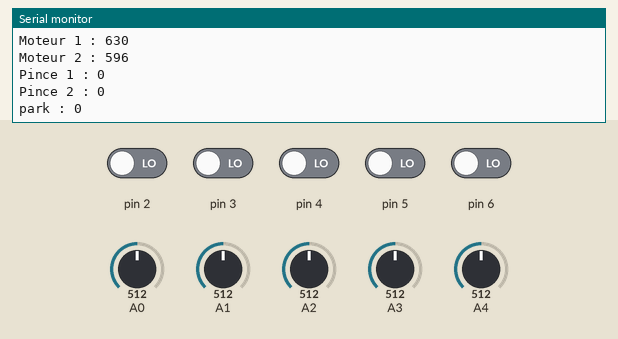
The sketch below on a simulated Arduino Uno, built with avr-gcc and run on an emulated ATmega328P. Shown: the last lines printed to the serial monitor. The inputs (shaded band) are chosen by the test bench; at power-on: pin 2–6 LOW, A3 = 512, A4 = 512, A0 = 512, A1 = 512, A2 = 512.

Above: at 1.2 s.
1.3 s: A3 set to 393
At 1.34 s:
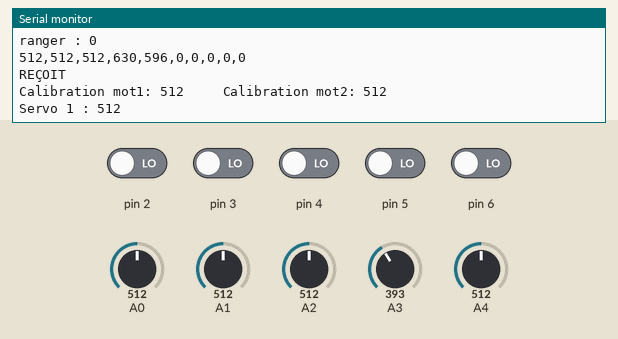
4.3 s: A3 set to 360
At 5.23 s:
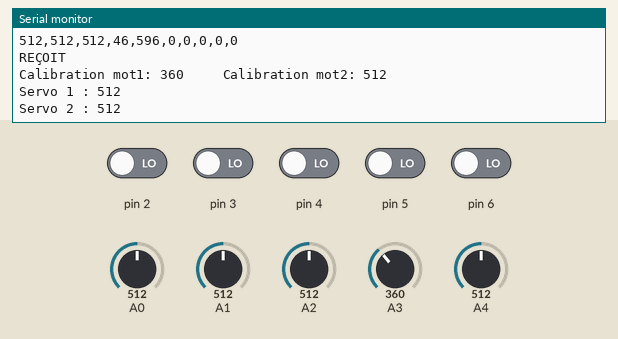
7.3 s: A4 set to 389
At 8.12 s:
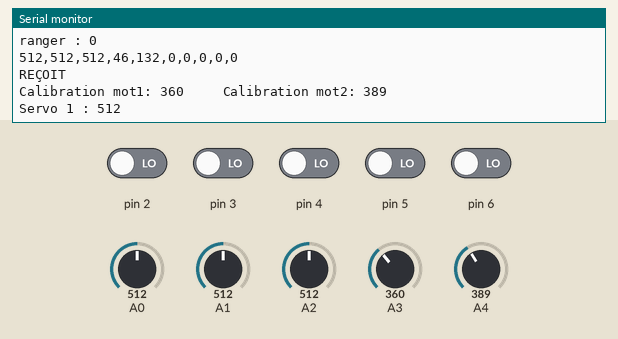
10.3 s: A4 set to 362
At 11.01 s:
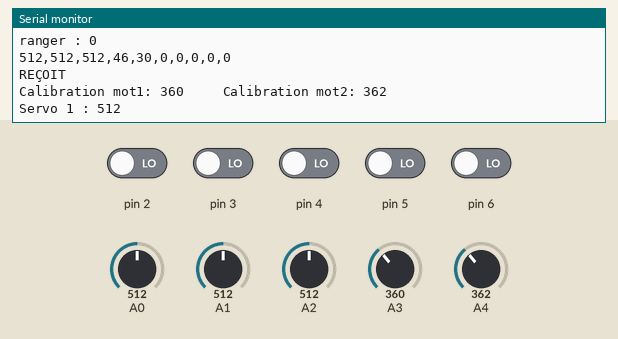
13.3 s: A0 set to 108
At 13.88 s:
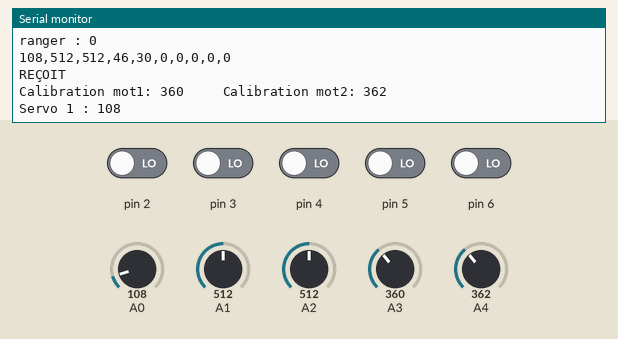
16.3 s: A0 set to 89
At 16.75 s:
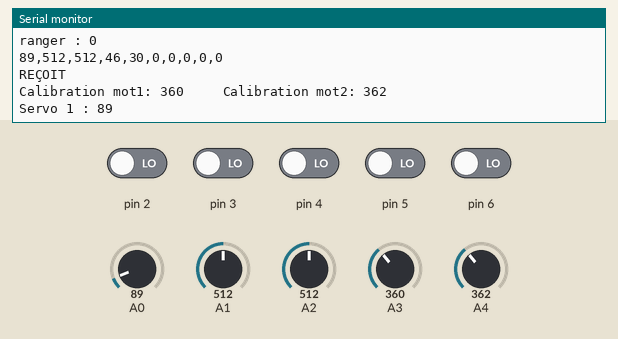
Timing chart, 0 to 19.3 s (numbered marks = the images above; inputs shaded):
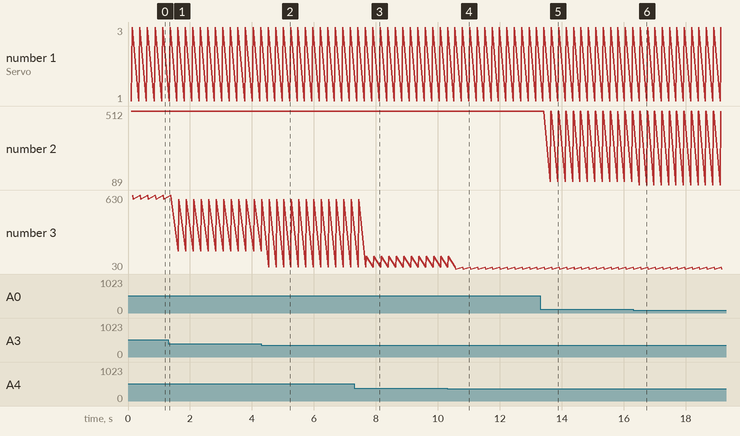

Measured:
- after the input at 4.3 s, the serial monitor: prints a new line after 0.09 s (image 2)
- after the input at 7.3 s, the serial monitor: prints a new line at once (image 3)
- after the input at 10.3 s, the serial monitor: prints a new line after 0.12 s (image 4)
- after the input at 13.3 s, the serial monitor: prints a new line after 0.23 s (image 5)
- after the input at 16.3 s, the serial monitor: prints a new line after 0.10 s (image 6)
- plotted number 3: 596 → 173 after the input at 1.3 s, 596 → 132 after the input at 7.3 s, 132 → 30 after the input at 10.3 s

The sketch:

Master_final_vieux.ino
```cpp
//YouTube: Aslam Hossain, https://www.youtube.com/channel/UCdaQfJEKvpoAPIzQNwFGlHw
//Facebook Page: https://www.facebook.com/aslamhossain3852
//For Any Help, Feel Free to knock me through what's App: 01877543825


#include<SoftwareSerial.h>

SoftwareSerial btSerial(10,11); // RX | TX

struct PacketData
{
  int s1;
  int s2;
  int s3;
  int mot1;
  int mot2;
  byte pince1;
  byte pince2;
  byte park;
  byte vitesse;
  byte ranger;
};

int value;

PacketData data;

void setup()
{
  btSerial.begin(38400);
  Serial.begin(9600);

  pinMode(2, INPUT);
  pinMode(3, INPUT);
  pinMode(4, INPUT);
  pinMode(5, INPUT);
  pinMode(6, INPUT);
}

//%%%%%%%%%%%%%%%%%%%%%%%%%%%%%%%%%%%%%%%%%%%%%%%%%%%%%%%%%%%%%%

//CODE PRINCIPAL

//%%%%%%%%%%%%%%%%%%%%%%%%%%%%%%%%%%%%%%%%%%%%%%%%%%%%%%%%%%%%%%

void loop()
{

  //Prise des données

  data.s1       = analogRead(A0);
  data.s2       = analogRead(A1);
  data.s3       = analogRead(A2);
  data.mot1     = map(analogRead(A3), 348, 614, 0, 1023);
  data.mot2     = map(analogRead(A4), 354, 625, 0, 1023);
  data.pince1   = digitalRead(2);
  data.pince2   = digitalRead(3);
  data.park     = digitalRead(4);
  data.vitesse  = digitalRead(5);
  data.ranger   = digitalRead(6);


  //Envoi des données


  String dataString;
  dataString = dataString
               + data.s1 + ","
               + data.s2 + ","
               + data.s3 + ","
               + data.mot1 + ","
               + data.mot2 + ","
               + data.pince1 + ","
               + data.pince2 + ","
               + data.park + ","
               + data.vitesse + ","
               + data.ranger + "\n";

  btSerial.print(dataString);
  Serial.print(dataString);

  //DEBUG

  Serial.println("");Serial.println("");Serial.println("");
  Serial.println("REÇOIT");
  Serial.println("");

  Serial.print("Calibration mot1: "), Serial.print(analogRead(A3)); Serial.print("     Calibration mot2: "), Serial.println(analogRead(A4));

  Serial.print("Servo 1 : ");   Serial.println(data.s1);
  Serial.print("Servo 2 : ");   Serial.println(data.s2);
  Serial.print("Servo 3 : ");   Serial.println(data.s3);

  Serial.print("Moteur 1 : ");   Serial.println(data.mot1);
  Serial.print("Moteur 2 : ");   Serial.println(data.mot2);

  Serial.print("Pince 1 : ");   Serial.println(data.pince1);
  Serial.print("Pince 2 : ");   Serial.println(data.pince2);

  Serial.print("park : ");   Serial.println(data.park);
  Serial.print("vitesse : ");   Serial.println(data.vitesse);
  Serial.print("ranger : ");   Serial.println(data.ranger);

  delay(50);
}
```
